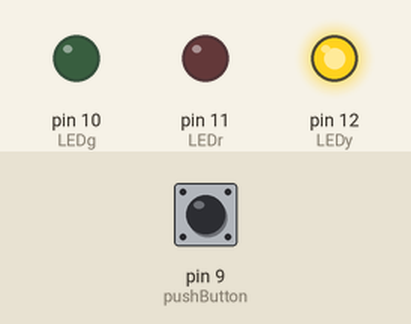
Recording of a sketch running on a simulated Arduino Uno, built with avr-gcc and run on an emulated ATmega328P. Parts: output pins drawn as LEDs (lit = HIGH). The test bench sets the inputs (shaded band); at power-on: pin 9 (pushButton) HIGH.

Above: at 1.2 s.
1.3 s: pin 9 (pushButton) pulled LOW for 0.15 s
At 2.6 s:
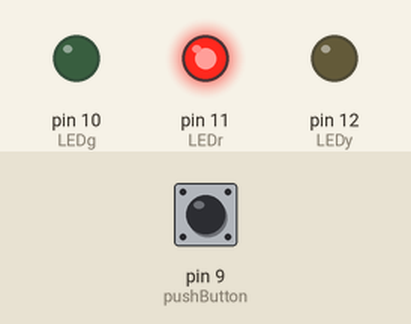
2.9 s: pin 9 (pushButton) pulled LOW for 1 s
At 5.1 s:
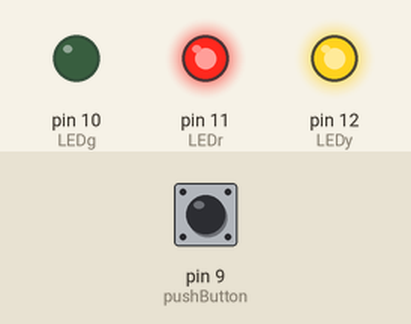
5.4 s: pin 9 (pushButton) pulled LOW for 0.15 s
At 6.7 s:
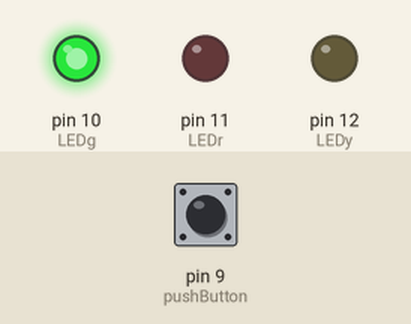
7.0 s: pin 9 (pushButton) pulled LOW for 3.2 s
At 11.1 s:
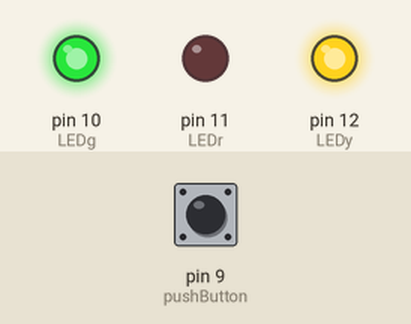
11.7 s: pin 9 (pushButton) pulled LOW for 0.15 s
At 12.9 s:
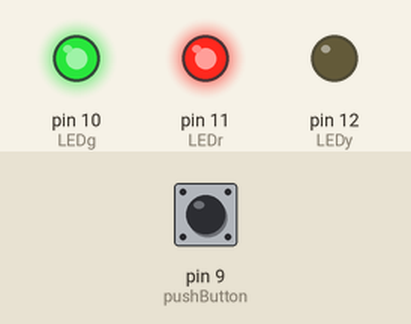
13.3 s: pin 9 (pushButton) pulled LOW for 1 s
At 15.4 s:
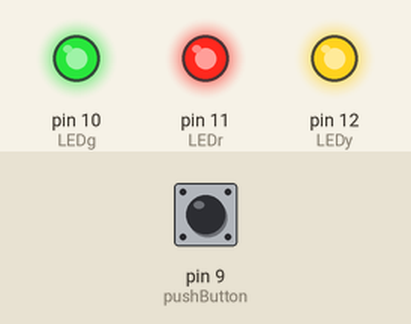
Timing chart, 0 to 16.8 s (numbered marks = the images above; inputs shaded):
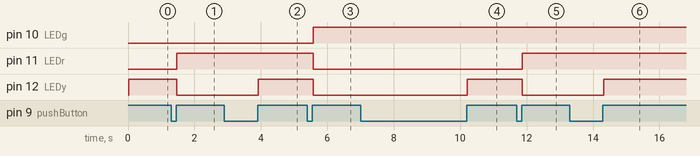

The sketch:

CounterDebounce.ino
```cpp
#define LEDg 10
#define LEDr 11
#define LEDy 12
#define pushButton 9

int counter = 0; //declare variables
boolean lastButton = 0;
boolean currentButton = 0;

void setup()
{
  pinMode(pushButton, INPUT);
  pinMode(LEDg, OUTPUT); //declare LEDs as outputs
  pinMode(LEDr, OUTPUT);
  pinMode(LEDy, OUTPUT);
}

void loop()
{
  currentButton = debounce(lastButton);
  if (lastButton == 0 && currentButton == 1) //we will remember the previous value, and only detect a "button press" if the value changes from low to high (positive edge triggered); question: how would you detect negative edge?
  {
    counter+=1; //if a button press was detected, add one to the counter
    if (counter >= 8) //since we are only implementing a 3-bit counter, we can only count from 0 to 7
    {
      counter = 0; //reset to 0 if counter went up to 8
    }
    output(counter); //call the output function, with the input being the currnt value of the counter
  }
  lastButton = currentButton;
}

boolean debounce(boolean last)
{
  boolean current = digitalRead(pushButton);
  if (current != last)
  {
    delay(20);
    current = digitalRead(pushButton);
  }
  return current;

}

void output(int counter) //declaring a new function
{
  if (counter >= 4) digitalWrite(LEDg, 1); //if counter is 4, 5, 6, or 7, we should turn on the first LED
  else digitalWrite(LEDg, 0);

  if ( (counter % 4) >= 2) digitalWrite(LEDr, 1); //if counter is 2, 3, 6, or 7, we should turn on the second LED
  else digitalWrite(LEDr, 0);

  if ( (counter % 2) >= 1) digitalWrite(LEDy, 1); //if counter is 1, 3, 5, or 7, we should turn on the third LED
  else digitalWrite(LEDy, 0);
}
```

Measured:
- after the input at 1.3 s, pin 11 (LEDr): LOW → HIGH after 0.17 s; pin 12 (LEDy): HIGH → LOW after 0.17 s
- after the input at 2.9 s, pin 12 (LEDy): LOW → HIGH after 1.0 s
- after the input at 5.4 s, pin 10 (LEDg): LOW → HIGH after 0.17 s; pin 11 (LEDr), pin 12 (LEDy): HIGH → LOW after 0.17 s
- after the input at 7.0 s, pin 12 (LEDy): LOW → HIGH after 3.2 s
- after the input at 11.7 s, pin 11 (LEDr): LOW → HIGH after 0.17 s; pin 12 (LEDy): HIGH → LOW after 0.17 s
- after the input at 13.3 s, pin 12 (LEDy): LOW → HIGH after 1.0 s
